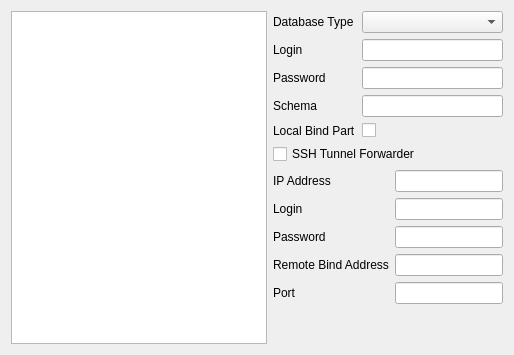
          <widget class="QWidget" name="tab_7">
           <attribute name="title">
            <string>Sessions</string>
           </attribute>
           <layout class="QHBoxLayout" name="horizontalLayout_15">
            <item>
             <widget class="QListView" name="lstSession"/>
            </item>
            <item>
             <layout class="QVBoxLayout" name="verticalLayout_8">
              <item>
               <layout class="QFormLayout" name="formLayout_4">
                <item row="0" column="1">
                 <widget class="QComboBox" name="comboBox_11"/>
                </item>
                <item row="0" column="0">
                 <widget class="QLabel" name="label_43">
                  <property name="text">
                   <string>Database Type</string>
                  </property>
                 </widget>
                </item>
                <item row="1" column="0">
                 <widget class="QLabel" name="label_44">
                  <property name="text">
                   <string>Login</string>
                  </property>
                 </widget>
                </item>
                <item row="2" column="0">
                 <widget class="QLabel" name="label_45">
                  <property name="text">
                   <string>Password</string>
                  </property>
                 </widget>
                </item>
                <item row="1" column="1">
                 <widget class="QLineEdit" name="lineEdit_33"/>
                </item>
                <item row="2" column="1">
                 <widget class="QLineEdit" name="lineEdit_34"/>
                </item>
                <item row="3" column="0">
                 <widget class="QLabel" name="label_46">
                  <property name="text">
                   <string>Schema</string>
                  </property>
                 </widget>
                </item>
                <item row="3" column="1">
                 <widget class="QLineEdit" name="lineEdit_35"/>
                </item>
                <item row="4" column="0">
                 <widget class="QLabel" name="label_47">
                  <property name="text">
                   <string>Local Bind Part</string>
                  </property>
                 </widget>
                </item>
                <item row="4" column="1">
                 <widget class="QCheckBox" name="checkBox_3">
                  <property name="text">
                   <string/>
                  </property>
                 </widget>
                </item>
               </layout>
              </item>
              <item>
               <widget class="QCheckBox" name="checkBox_5">
                <property name="text">
                 <string>SSH Tunnel Forwarder</string>
                </property>
               </widget>
              </item>
              <item>
               <layout class="QFormLayout" name="formLayout_5">
                <item row="0" column="0">
                 <widget class="QLabel" name="label_48">
                  <property name="text">
                   <string>IP Address</string>
                  </property>
                 </widget>
                </item>
                <item row="0" column="1">
                 <widget class="QLineEdit" name="lineEdit_39"/>
                </item>
                <item row="1" column="0">
                 <widget class="QLabel" name="label_49">
                  <property name="text">
                   <string>Login</string>
                  </property>
                 </widget>
                </item>
                <item row="1" column="1">
                 <widget class="QLineEdit" name="lineEdit_36"/>
                </item>
                <item row="2" column="0">
                 <widget class="QLabel" name="label_50">
                  <property name="text">
                   <string>Password</string>
                  </property>
                 </widget>
                </item>
                <item row="2" column="1">
                 <widget class="QLineEdit" name="lineEdit_37"/>
                </item>
                <item row="3" column="0">
                 <widget class="QLabel" name="label_51">
                  <property name="text">
                   <string>Remote Bind Address</string>
                  </property>
                 </widget>
                </item>
                <item row="3" column="1">
                 <widget class="QLineEdit" name="lineEdit_38"/>
                </item>
                <item row="4" column="0">
                 <widget class="QLabel" name="label_56">
                  <property name="text">
                   <string>Port</string>
                  </property>
                 </widget>
                </item>
                <item row="4" column="1">
                 <widget class="QLineEdit" name="lineEdit_44"/>
                </item>
               </layout>
              </item>
              <item>
               <spacer name="verticalSpacer_5">
                <property name="orientation">
                 <enum>Qt::Vertical</enum>
                </property>
                <property name="sizeHint" stdset="0">
                 <size>
                  <width>20</width>
                  <height>40</height>
                 </size>
                </property>
               </spacer>
              </item>
             </layout>
            </item>
           </layout>
          </widget>
